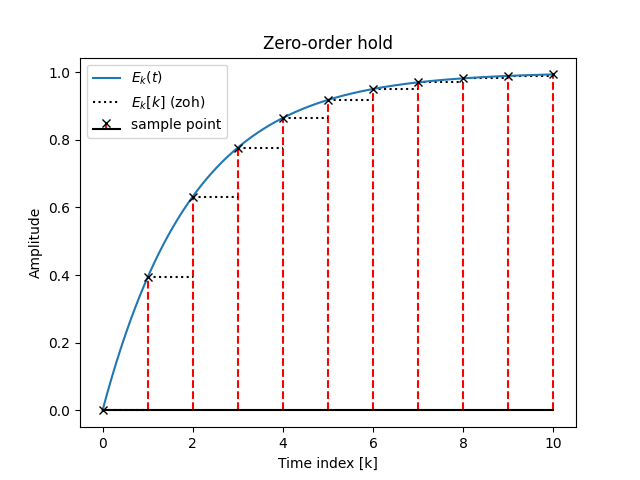

Python code for this plot:
import numpy as np
import matplotlib.pyplot as plt
import scipy.signal as sig

lp_filter = sig.butter(1, 5, "low", analog=True)
t_cont = np.linspace(0, 1, 10000)

f_t = sig.step(lp_filter, T=t_cont)

x_n = np.zeros(11)
t = np.zeros(11)

for x in np.arange(x_n.size-1):
    x_n[x] = f_t[1][x*1000]
    t[x] = f_t[0][x*1000]
t[-1] = 1
x_n[-1] = f_t[1][-1]

x_2 = x_n[0:-1]
t_2 = t[1:]

t_2 = t_2*10
f_t = f_t
t = t *10
#x_n = (f_t[1][0], f_t[1][1000], f_t[1][2000], f_t[1][3000], f_t[1][4000], f_t[1][5000], f_t[1][6000, f_t[1][7000], f_t[1][8000], f_t[1][9000], f_t[1][10000])

print(x_n[:-1])

plt.figure()
plt.title("Zero-order hold")
plt.plot(f_t[0]*10, f_t[1], label="$E_k(t)$")
plt.stem(t, x_n, "r--", markerfmt="kx", basefmt="k", label="sample point")
#plt.vlines(t_2,  x_2, x_n[:-1])
#plt.stem(t_2, x_2, "r")
plt.hlines(x_n[:-1], t[:-1], t_2, "k", linestyles="dotted", label=r"$E_k[k]$ (zoh)")
plt.xlabel("Time index [k]")
plt.ylabel("Amplitude")
plt.legend()
plt.savefig("zoh_fig")
plt.show()
